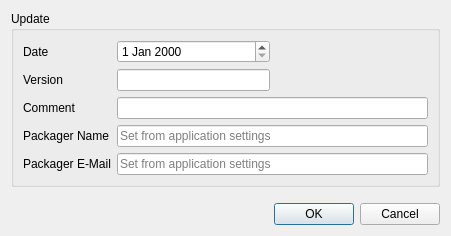
<?xml version="1.0" encoding="UTF-8"?>
<ui version="4.0">
 <class>AddUpdateDialog</class>
 <widget class="QDialog" name="AddUpdateDialog">
  <property name="geometry">
   <rect>
    <x>0</x>
    <y>0</y>
    <width>451</width>
    <height>236</height>
   </rect>
  </property>
  <property name="windowTitle">
   <string>Add Update</string>
  </property>
  <layout class="QGridLayout" name="gridLayout">
   <item row="0" column="0">
    <widget class="QGroupBox" name="gb_update">
     <property name="title">
      <string>Update</string>
     </property>
     <layout class="QGridLayout" name="gridLayout_2">
      <item row="1" column="0">
       <widget class="QLabel" name="lbl_update_version">
        <property name="text">
         <string>Version</string>
        </property>
       </widget>
      </item>
      <item row="1" column="1">
       <widget class="QLineEdit" name="le_update_version">
        <property name="toolTip">
         <string>Version of the software</string>
        </property>
        <property name="statusTip">
         <string>Version of the software</string>
        </property>
       </widget>
      </item>
      <item row="2" column="0">
       <widget class="QLabel" name="lbl_update_comment">
        <property name="text">
         <string>Comment</string>
        </property>
       </widget>
      </item>
      <item row="2" column="1" colspan="2">
       <widget class="QLineEdit" name="le_update_comment">
        <property name="toolTip">
         <string>A comment for the update</string>
        </property>
        <property name="statusTip">
         <string>A comment for the update</string>
        </property>
       </widget>
      </item>
      <item row="3" column="0">
       <widget class="QLabel" name="lbl_packager_name">
        <property name="text">
         <string>Packager Name</string>
        </property>
       </widget>
      </item>
      <item row="3" column="1" colspan="2">
       <widget class="QLineEdit" name="le_packager_name">
        <property name="toolTip">
         <string>You can set default name from application settings</string>
        </property>
        <property name="statusTip">
         <string>You can set default name from application settings</string>
        </property>
        <property name="placeholderText">
         <string>Set from application settings</string>
        </property>
       </widget>
      </item>
      <item row="4" column="0">
       <widget class="QLabel" name="lbl_packager_email">
        <property name="text">
         <string>Packager E-Mail</string>
        </property>
       </widget>
      </item>
      <item row="4" column="1" colspan="2">
       <widget class="QLineEdit" name="le_packager_email">
        <property name="placeholderText">
         <string>Set from application settings</string>
        </property>
       </widget>
      </item>
      <item row="1" column="2">
       <spacer name="horizontalSpacer">
        <property name="orientation">
         <enum>Qt::Horizontal</enum>
        </property>
        <property name="sizeHint" stdset="0">
         <size>
          <width>40</width>
          <height>20</height>
         </size>
        </property>
       </spacer>
      </item>
      <item row="0" column="0">
       <widget class="QLabel" name="lbl_date">
        <property name="text">
         <string>Date</string>
        </property>
       </widget>
      </item>
      <item row="0" column="1">
       <widget class="QDateEdit" name="de_date">
        <property name="toolTip">
         <string>The date of the update</string>
        </property>
        <property name="statusTip">
         <string>The date of the update</string>
        </property>
       </widget>
      </item>
     </layout>
    </widget>
   </item>
   <item row="2" column="0">
    <widget class="QDialogButtonBox" name="buttonBox">
     <property name="orientation">
      <enum>Qt::Horizontal</enum>
     </property>
     <property name="standardButtons">
      <set>QDialogButtonBox::Cancel|QDialogButtonBox::Ok</set>
     </property>
    </widget>
   </item>
   <item row="1" column="0">
    <spacer name="verticalSpacer">
     <property name="orientation">
      <enum>Qt::Vertical</enum>
     </property>
     <property name="sizeHint" stdset="0">
      <size>
       <width>20</width>
       <height>40</height>
      </size>
     </property>
    </spacer>
   </item>
  </layout>
 </widget>
 <tabstops>
  <tabstop>le_update_version</tabstop>
  <tabstop>le_update_comment</tabstop>
  <tabstop>de_date</tabstop>
  <tabstop>le_packager_name</tabstop>
  <tabstop>le_packager_email</tabstop>
  <tabstop>buttonBox</tabstop>
 </tabstops>
 <resources/>
 <connections>
  <connection>
   <sender>buttonBox</sender>
   <signal>rejected()</signal>
   <receiver>AddUpdateDialog</receiver>
   <slot>reject()</slot>
   <hints>
    <hint type="sourcelabel">
     <x>325</x>
     <y>226</y>
    </hint>
    <hint type="destinationlabel">
     <x>286</x>
     <y>235</y>
    </hint>
   </hints>
  </connection>
 </connections>
</ui>
